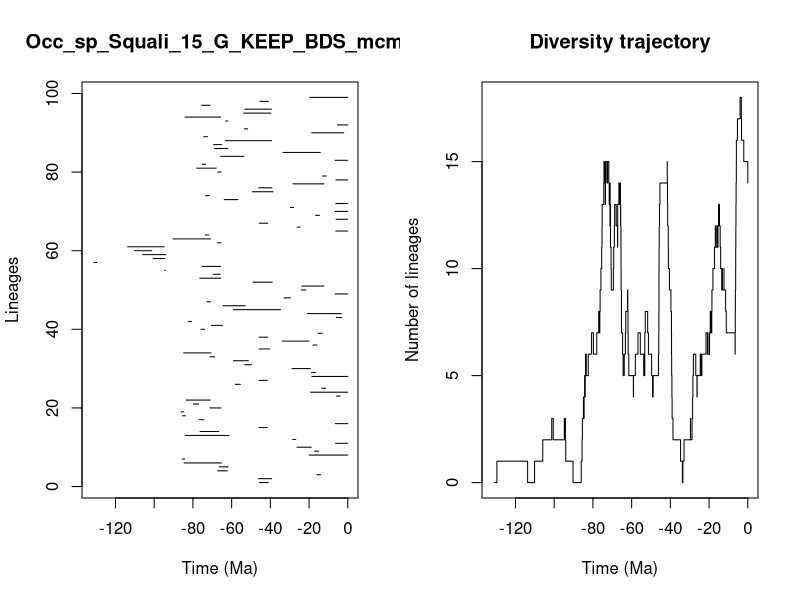

The R source for this figure:


pdf(file='../Results/Species/5_MA_bins_EXT_EP/pyrate_mcmc_logs/Occ_sp_Squali_15_G_KEEP_BDS_mcmc_LTT.pdf',width=0.6*20, height=0.6*10)
title = "Occ_sp_Squali_15_G_KEEP_BDS_mcmc"
ts=c(45.5972691348986, 46.13788517953714,15.85377285069789,67.2051083057509,66.4099258897157,84.54864040412565,85.60053855425221,19.9122858548789,17.198713610799683,26.25482999448309,6.262139045217609,28.502232657608406,83.96089574852668,76.28684259501645,45.82898033393411,6.411810824239244,76.85441288567891,85.43755088279836,86.04990191019219,71.20108107447781,79.74303205169225,83.449904192959,5.912347694868868,19.26897923479562,13.450812071701609,58.089085812730595,45.86905003579538,18.514239379970377,18.75611573072086,28.780321966069117,53.20053998116437,59.038732753388494,71.17012151218756,84.76581365302597,45.86476907719722,17.996909181014225,33.781115536895804,45.91998394877482,15.393815737767923,75.84988277051497,70.51397659124272,82.43294113016054,5.889442587430746,20.828187404482062,59.10418144827937,64.40234089535844,72.75069847929535,32.94300514900723,6.5536133657242335,23.9910116912408,23.712009840244477,48.88876059655,76.43933657577293,69.43541807822831,94.54741220754819,75.21793041259237,131.017383564028,100.4796514832026,105.92504813539774,110.14203183314467,113.73140749320717,67.27687412018187,90.2904639919167,73.60571258161892,6.2305264649046705,26.167360967095036,45.74871963346029,6.035791377036267,16.594449206613938,6.465679897733591,29.574899012660087,6.163701968723065,63.808187649526054,73.5099448584275,49.19734109408877,45.97952845123082,28.34394762985525,6.101483339777232,13.094654376579417,67.18689154071991,78.01439578724577,75.30830056554873,6.515389255762415,65.71926629385801,33.531576930547956,68.92548286759896,69.26157816516616,63.2327561185568,74.38716557672164,18.601053250436987,53.44131703112061,5.333644136799478,63.02948468375592,84.09126891957328,53.7728087460996,53.20545509224135,75.48055447551245,45.37561186734284,19.73855974895422)
te=c(41.08486268112185, 39.32242602359049,14.000770501416824,62.13104961176458,61.80106824773427,65.25060104273594,84.28594490966393,0.0,15.121539415066128,18.859142600968344,0.0,26.871910360466934,61.45563787496066,66.59455472406879,41.59460016345115,0.0,74.27104007221305,83.83710990500731,84.88250871122976,65.4444861388008,77.02650708993856,71.0899686671404,3.9819309826449985,0.0,11.44903012695862,55.512507443361685,41.58384518719504,0.0,16.75901472982721,19.406178206050132,49.68673036655002,51.32439229007656,68.76359171467045,70.60671458667365,40.43379394924127,15.949808813825054,20.0402042059356,41.467129211124515,13.146748089657983,73.96166407438069,64.66580671524132,80.69196806633781,3.225477133751512,3.348240610445082,34.73653970720415,52.957015576200476,70.94566381184677,29.615416623736255,0.0,21.57949163763728,12.292503994631486,39.09095795719272,65.6697566584934,66.01089467341608,94.21143762782903,65.76468601768356,129.60268645406256,94.4285871910248,94.05195789645161,101.27700381435854,94.77067225463958,65.535798823559,70.94499153573267,71.79143079839305,0.0,24.55411078606704,41.380456108772904,0.0,14.618465841440711,0.0,28.084023552262003,0.0,56.72984080741929,71.58666611716802,38.64913639921012,39.18644617479394,12.29963969777372,0.0,11.111426459723843,65.47957262951634,67.97348746276393,73.46011843401375,0.0,53.64360893907819,14.253631648514883,61.87423249570859,65.24912359847383,39.38393538576901,72.4353125924957,2.05953704990899,51.71993935264244,0.0,61.995221054810145,65.66118082145893,39.708269530125925,39.43269184241361,71.16814068170284,40.99992098978248,0.0)
div_traj=c(0, 1,0,1,2,3,2,3,2,3,2,1,0,1,2,3,4,3,4,5,4,5,6,5,6,7,6,7,8,7,8,9,10,11,12,13,14,15,14,13,14,15,14,15,14,13,12,13,14,13,12,11,10,9,10,11,12,13,12,11,12,13,14,13,14,13,12,13,12,11,10,9,8,7,6,5,6,7,8,9,8,7,6,5,4,5,6,7,6,5,6,5,6,7,8,7,6,5,4,5,6,7,8,9,10,11,12,13,14,15,14,13,12,11,10,9,8,7,6,5,4,3,2,1,0,1,2,3,2,3,4,5,6,5,4,5,6,5,6,7,6,7,6,7,8,7,8,7,8,9,10,11,12,11,12,11,12,13,12,11,10,9,10,9,10,9,8,7,6,7,8,9,10,11,12,13,14,15,16,17,18,17,16,15,14)
time_events=c(131.017383564028, 129.60268645406256,113.73140749320717,110.14203183314467,105.92504813539774,101.27700381435854,100.4796514832026,94.77067225463958,94.54741220754819,94.4285871910248,94.21143762782903,94.05195789645161,90.2904639919167,86.04990191019219,85.60053855425221,85.43755088279836,84.88250871122976,84.76581365302597,84.54864040412565,84.28594490966393,84.09126891957328,83.96089574852668,83.83710990500731,83.449904192959,82.43294113016054,80.69196806633781,79.74303205169225,78.01439578724577,77.02650708993856,76.85441288567891,76.43933657577293,76.28684259501645,75.84988277051497,75.48055447551245,75.30830056554873,75.21793041259237,74.38716557672164,74.27104007221305,73.96166407438069,73.60571258161892,73.5099448584275,73.46011843401375,72.75069847929535,72.4353125924957,71.79143079839305,71.58666611716802,71.20108107447781,71.17012151218756,71.16814068170284,71.0899686671404,70.94566381184677,70.94499153573267,70.60671458667365,70.51397659124272,69.43541807822831,69.26157816516616,68.92548286759896,68.76359171467045,67.97348746276393,67.27687412018187,67.2051083057509,67.18689154071991,66.59455472406879,66.4099258897157,66.01089467341608,65.76468601768356,65.71926629385801,65.6697566584934,65.66118082145893,65.535798823559,65.47957262951634,65.4444861388008,65.25060104273594,65.24912359847383,64.66580671524132,64.40234089535844,63.808187649526054,63.2327561185568,63.02948468375592,62.13104961176458,61.995221054810145,61.87423249570859,61.80106824773427,61.45563787496066,59.10418144827937,59.038732753388494,58.089085812730595,56.72984080741929,55.512507443361685,53.7728087460996,53.64360893907819,53.44131703112061,53.20545509224135,53.20053998116437,52.957015576200476,51.71993935264244,51.32439229007656,49.68673036655002,49.19734109408877,48.88876059655,46.13788517953714,45.97952845123082,45.91998394877482,45.86905003579538,45.86476907719722,45.82898033393411,45.74871963346029,45.5972691348986,45.37561186734284,41.59460016345115,41.58384518719504,41.467129211124515,41.380456108772904,41.08486268112185,40.99992098978248,40.43379394924127,39.708269530125925,39.43269184241361,39.38393538576901,39.32242602359049,39.18644617479394,39.09095795719272,38.64913639921012,34.73653970720415,33.781115536895804,33.531576930547956,32.94300514900723,29.615416623736255,29.574899012660087,28.780321966069117,28.502232657608406,28.34394762985525,28.084023552262003,26.871910360466934,26.25482999448309,26.167360967095036,24.55411078606704,23.9910116912408,23.712009840244477,21.57949163763728,20.828187404482062,20.0402042059356,19.9122858548789,19.73855974895422,19.406178206050132,19.26897923479562,18.859142600968344,18.75611573072086,18.601053250436987,18.514239379970377,17.996909181014225,17.198713610799683,16.75901472982721,16.594449206613938,15.949808813825054,15.85377285069789,15.393815737767923,15.121539415066128,14.618465841440711,14.253631648514883,14.000770501416824,13.450812071701609,13.146748089657983,13.094654376579417,12.29963969777372,12.292503994631486,11.44903012695862,11.111426459723843,6.5536133657242335,6.515389255762415,6.465679897733591,6.411810824239244,6.262139045217609,6.2305264649046705,6.163701968723065,6.101483339777232,6.035791377036267,5.912347694868868,5.889442587430746,5.333644136799478,3.9819309826449985,3.348240610445082,3.225477133751512,2.05953704990899,0.0)
                par(mfrow=c(1,2))
                L = length(ts)
                plot(ts, 1:L , xlim=c(-max(ts)-1,0), pch=20, type="n", main=title,xlab="Time (Ma)",ylab="Lineages")
                for (i in 1:L){segments(x0=-te[i],y0=i,x1=-ts[i],y1=i)}    
                t = -time_events
                plot(div_traj ~ t,type="s", main = "Diversity trajectory",xlab="Time (Ma)",ylab="Number of lineages",xlim=c(-max(ts)-1,0))
                abline(v=c(65,200,251,367,445),lty=2,col="gray")
                
